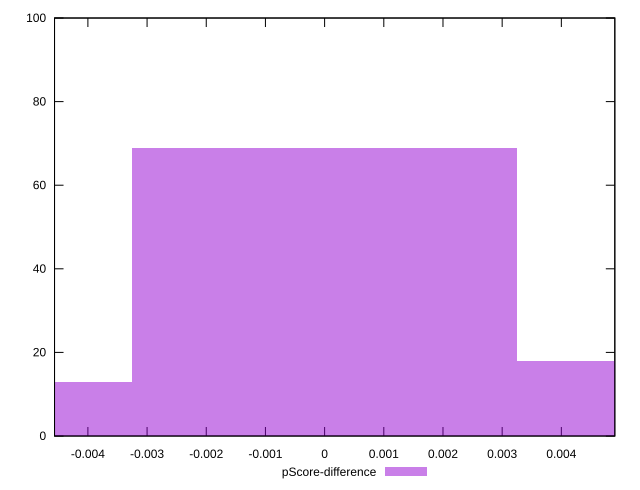

Generate this figure with gnuplot:
reset

$pScoreDifference <<EOF
0.006513899219348457 18
0 69
-0.006513899219348457 13
EOF

set key outside below
set boxwidth 0.006513899219348457
set xrange [-0.0045636457147399945:0.004903643334761676]
set yrange [0:100]
set trange [0:100]
set style fill transparent solid 0.5 noborder
set terminal svg size 640, 490 enhanced background rgb 'white'
set output "reports/report_00028_2021-02-24T12-49-42.674Z/first-cpu-idle/samples/music/pScore-difference/histogram.svg"

plot $pScoreDifference title "pScore-difference" with boxes

reset
